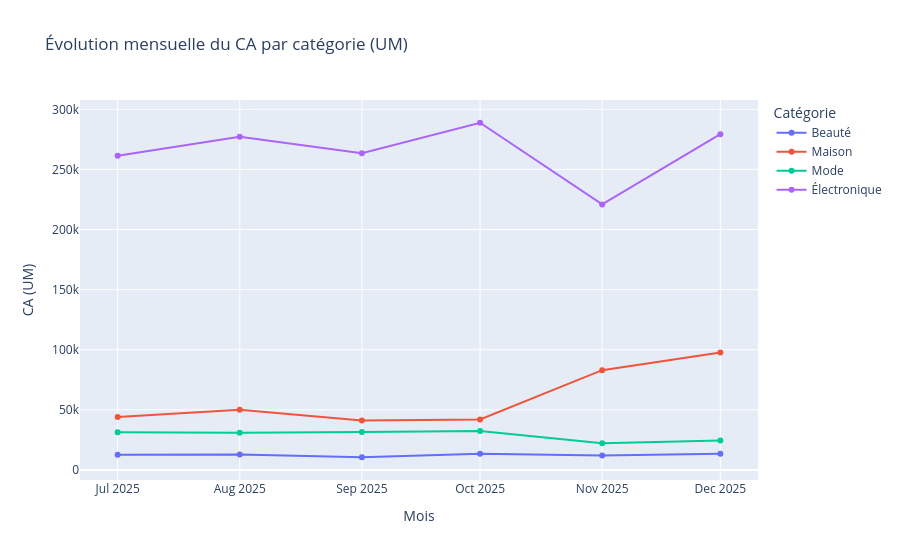

Notebook source saved alongside this figure:
### Code cell
evo = df_clean.pivot_table(index="mois_label", columns="categorie", values="chiffre_affaires", aggfunc="sum")
px.line(evo, markers=True, title="Évolution mensuelle du CA par catégorie (UM)",
        labels={"value": "CA (UM)", "mois_label": "Mois", "categorie": "Catégorie"}).show()
fig, ax = plt.subplots(figsize=(9, 4)); evo.plot(marker="o", ax=ax)
ax.set_title("Évolution mensuelle du CA par catégorie (UM)"); ax.set_xlabel(""); ax.set_ylabel("UM"); ax.legend(title="")
save("04_evolution_categories"); plt.show()

### Figure 1 — Plotly figure (JSON) as saved in the notebook; plotly's stock layout.template omitted (floating-point values rounded to 4 significant figures)
{"data": [{"hovertemplate": "Catégorie=Beauté<br>Mois=%{x}<br>CA (UM)=%{y}<extra></extra>", "legendgroup": "Beauté", "line": {"color": "#636efa", "dash": "solid"}, "marker": {"symbol": "circle"}, "mode": "lines+markers", "name": "Beauté", "orientation": "v", "showlegend": true, "type": "scatter", "x": ["2025-07", "2025-08", "2025-09", "2025-10", "2025-11", "2025-12"], "xaxis": "x", "y": [12640.0, 12850.0, 10550.0, 13390.0, 11930.0, 13440.0], "yaxis": "y"}, {"hovertemplate": "Catégorie=Maison<br>Mois=%{x}<br>CA (UM)=%{y}<extra></extra>", "legendgroup": "Maison", "line": {"color": "#EF553B", "dash": "solid"}, "marker": {"symbol": "circle"}, "mode": "lines+markers", "name": "Maison", "orientation": "v", "showlegend": true, "type": "scatter", "x": ["2025-07", "2025-08", "2025-09", "2025-10", "2025-11", "2025-12"], "xaxis": "x", "y": [44070.0, 50000.0, 41100.0, 41920.0, 83000.0, 97610.0], "yaxis": "y"}, {"hovertemplate": "Catégorie=Mode<br>Mois=%{x}<br>CA (UM)=%{y}<extra></extra>", "legendgroup": "Mode", "line": {"color": "#00cc96", "dash": "solid"}, "marker": {"symbol": "circle"}, "mode": "lines+markers", "name": "Mode", "orientation": "v", "showlegend": true, "type": "scatter", "x": ["2025-07", "2025-08", "2025-09", "2025-10", "2025-11", "2025-12"], "xaxis": "x", "y": [31310.0, 30930.0, 31600.0, 32460.0, 22270.0, 24490.0], "yaxis": "y"}, {"hovertemplate": "Catégorie=Électronique<br>Mois=%{x}<br>CA (UM)=%{y}<extra></extra>", "legendgroup": "Électronique", "line": {"color": "#ab63fa", "dash": "solid"}, "marker": {"symbol": "circle"}, "mode": "lines+markers", "name": "Électronique", "orientation": "v", "showlegend": true, "type": "scatter", "x": ["2025-07", "2025-08", "2025-09", "2025-10", "2025-11", "2025-12"], "xaxis": "x", "y": [261400.0, 277200.0, 263400.0, 288800.0, 220900.0, 279300.0], "yaxis": "y"}], "layout": {"legend": {"title": {"text": "Catégorie"}, "tracegroupgap": 0}, "title": {"text": "Évolution mensuelle du CA par catégorie (UM)"}, "xaxis": {"anchor": "y", "domain": [0.0, 1.0], "title": {"text": "Mois"}}, "yaxis": {"anchor": "x", "domain": [0.0, 1.0], "title": {"text": "CA (UM)"}}}}
